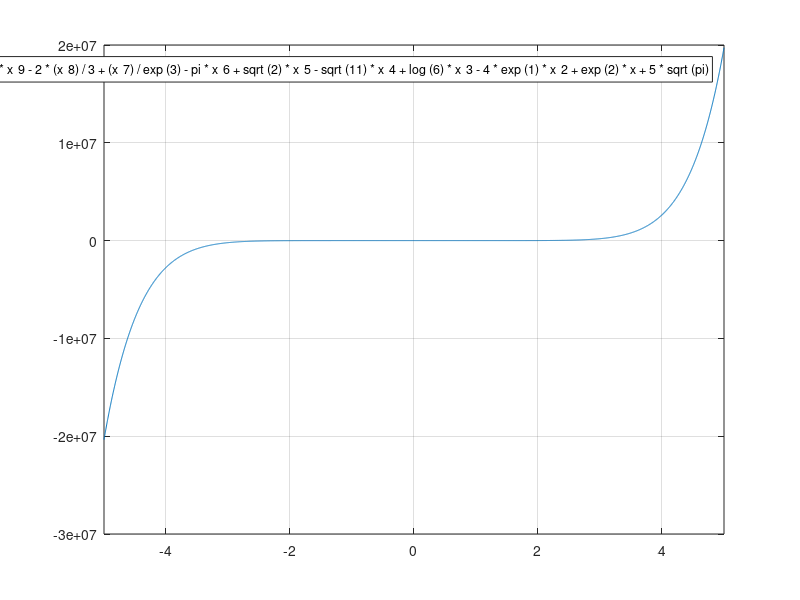

Write the MATLAB code that produced this figure.
clear all; clc;
%declarando de forma anonima la funcion
%f=@(x)7^3*sqrt(pi)*x^9-2/3*x^8+1/exp(3)*x^7-pi*x^6-sqrt(11)*x^4+log(6)*x^3-4*exp(x^2)+exp(2)*x+5*sqrt(pi);
f=@(x)7*(pi^(1/3))*x^9-2*(x^8)/3+(x^7)/exp(3)-pi*x^6+sqrt(2)*x^5-sqrt(11)*x^4+log(6)*x^3-4*exp(1)*x^2+exp(2)*x+5*sqrt(pi)
%graficando la funcion 
fplot(f,[-5,5]);
%colocar cuadricula
grid on
%definimos el intervalo de trabajo
a=3;
b=-3;
%definimos la tolerancia
tol=0.00001;
%numero de pasos a realizar
%entero mayor ceil
format long
r=(a+b)/2;
e=(b-a)/2;
while abs(e)>tol
    if f(r)==0
        e=0;
    else
        if f(0)*f(r)<0
            b=r;
        else
            a=r;
        end
        r=(a+b)/2;
        e=(b-a)/2;
    end
end
fprintf('La raiz es %5.5f con un error de %1.5f\n', r, e); 
disp(f(5))